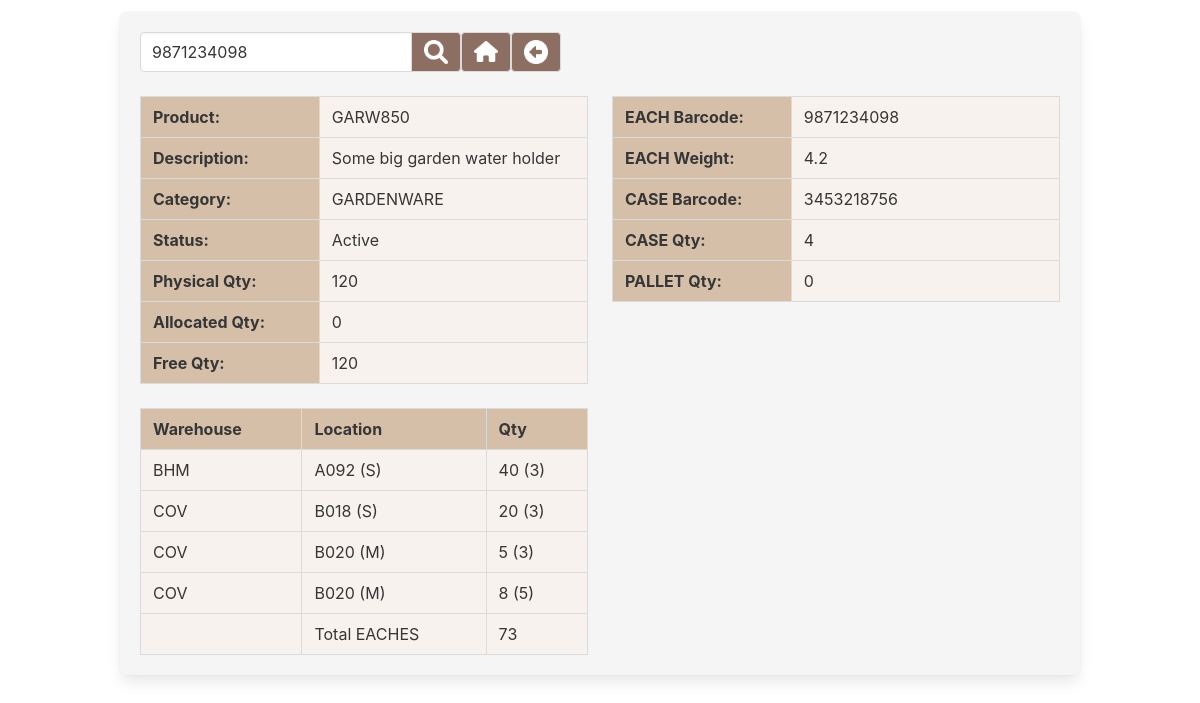
Screenshot of /gv_product_search.php?product=9871234098 (signed in) with the database file from the repository.
### tables this page shows
CREATE TABLE "geb_product" (
	"prod_pkey"	INTEGER PRIMARY KEY AUTOINCREMENT,
	"prod_code"	TEXT,
	"prod_desc"	TEXT,
	"prod_category"	TEXT,
	"prod_each_barcode"	TEXT,
	"prod_each_weight"	TEXT,
	"prod_case_barcode"	TEXT,
	"prod_case_qty"	INTEGER DEFAULT 0,
	"prod_pall_qty"	INTEGER DEFAULT 0,
	"prod_phy_qty"	INTEGER DEFAULT 0,
	"prod_alloc_qty"	INTEGER DEFAULT 0,
	"prod_free_qty"	INTEGER DEFAULT 0,
	"prod_disabled"	INTEGER DEFAULT 0
);

### lib_login.php (called while the page is built, shortened)
<?php
class Login
{
	private $user_is_logged_in = false;
	public function is_session_started()
	{
		if (php_sapi_name() !== 'cli' )
		{
			if ( version_compare(phpversion(), '5.4.0', '>=') )
			{
				return session_status() === PHP_SESSION_ACTIVE ? TRUE : FALSE;
			}
		}
		return FALSE;
	}
	private function loginWithSessionData()
	{
		$this->user_is_logged_in = true;
	}
	public function isUserLoggedIn()
	{
		return $this->user_is_logged_in;
	}
}

### lib_functions.php (called while the page is built, shortened)
<?php
$loc_types_codes_arr	=	array(
	"10"	=>	"S",
	"20"	=>	"M",
	"30"	=>	"X"
);
$product_status_arr	=	array(
	"0"	=>	"Active",
	"1"	=>	"Disabled"
);
function leave_numbers_only($input_string)
{
	return preg_replace('/[^0-9]/', '', trim($input_string));
}
function convert_dec_to_bin_with_padding($dec_value)
{
        $x = decbin($dec_value);
        return str_pad($x, 16, "0", STR_PAD_LEFT);
}
function core_acl_cookie_check($cookie_value)
{
	$outcome = false;
	$cookie_value	=	leave_numbers_only($cookie_value);
	if ($cookie_value == 1)	{	$outcome = true;	}
	return $outcome;
}
function can_user_access($cookie)
{
	$cookie_array	=	convert_dec_to_bin_with_padding(leave_numbers_only($cookie));
	return core_acl_cookie_check($cookie_array[0]);
}

### gv_product_search.php (the view, shortened to what this page needs)
<?php
require_once("lib_login.php");
$login = new Login();
if ($login->isUserLoggedIn() == true)
{
	require_once("lib_functions.php");
	if ( (can_user_access($_SESSION['user_inventory']))  AND  (leave_numbers_only($_SESSION['user_priv']) >=	min_priv))
	{
		require_once("lib_db_conn.php");
		$product_or_barcode		=	"";
		if (isset($_GET["product"]))
		{
			$product_or_barcode		=	trim($_GET["product"]);
		}
?>
<!DOCTYPE html>
<html lang="en">
<head>
	<link rel="stylesheet" href="css/bulma.css">
	<link rel="stylesheet" href="css/custom.css">
</head>
<body>
<?php
	echo '<div style="height:12px"></div>';
	echo '<section class="section is-paddingless">';
	echo	'<div class="container box has-background-light">';
	$page_form	=	'';
	$page_form	.=	'<form action="gv_product_search.php" method="get">';
		$page_form	.=	'<div class="field has-addons">';
			$page_form	.=	'<p class="control">';
			$page_form	.=		'<input class="input" type="text" id="product" name="product" placeholder="Product code" value="' . $product_or_barcode . '">';
			$page_form	.=	'</p>';
			$page_form	.=	'<p class="control">';
			$page_form	.=		'<button class="button inventory_class iconSearch" style="width:50px;" type="submit"></button>';
			$page_form	.=	'</p>';
		$page_form	.=	'</div>';
	$page_form	.=	'</form>';
	$page_form	.=	'<p class="control">';
	$menu_link	=	"'index.php'";
	$page_form	.=		'<button class="button inventory_class iconHome" style="width:50px;" onClick="open_link(' . $menu_link . ');"></button>';
	$page_form	.=	'</p>';
	$page_form	.=	'<p class="control">';
	$page_form	.=		'<button class="button inventory_class iconBackArrow" style="width:50px;" onClick="goBack();"></button>';
	$page_form	.=	'</p>';
	echo '<nav class="level">
		<div class="level-left">
		<div class="level-item">
	' . $page_form . '
		</div>
		</div>
	</nav>';
	try
	{
		$product_id	=	0;
		$is_barcode	=	false;
		if (is_numeric($product_or_barcode))	{	$is_barcode	=	true;	}
		$sql	=	"
			SELECT
			*
			FROM
			geb_product
			WHERE
		";
		if ($is_barcode)
		{
			$sql	.=	" prod_each_barcode = :iprod_each_bar OR prod_case_barcode = :iprod_case_bar";
		}
		else
		{
			$sql	.=	" prod_code = :iprod_code ";
		}
		$columns_html	=	"";
		$details_html	=	"";
		$backclrA	=	'#d6bfa9';
		$backclrB	=	'#f7f2ee';
		if ($stmt = $db->prepare($sql))
		{
			if ($is_barcode)
			{
				$stmt->bindValue(':iprod_each_bar',	$product_or_barcode,	PDO::PARAM_STR);
				$stmt->bindValue(':iprod_case_bar',	$product_or_barcode,	PDO::PARAM_STR);
			}
			else
			{
				$stmt->bindValue(':iprod_code',	$product_or_barcode,		PDO::PARAM_STR);
			}
			$stmt->execute();
			while($row = $stmt->fetch(PDO::FETCH_ASSOC))
			{
				$product_id		=	trim($row['prod_pkey']);
				$columns_html	.=	'<div class="columns">';
				$columns_html	.=	'<div class="column is-6">';
					$details_html	.=	'<table class="is-fullwidth table is-bordered">';
						$details_html	.=	'<tr>';
							$details_html	.=	'<td style="width:40%; background-color: ' . $backclrA . '; font-weight: bold;">Product:</td>';
							$details_html	.=	'<td style="background-color: ' . $backclrB . ';">' . trim($row['prod_code']) . '</td>';
						$details_html	.=	'</tr>';
						$details_html	.=	'<tr>';
							$details_html	.=	'<td style="background-color: ' . $backclrA . '; font-weight: bold;">Description:</td>';
							$details_html	.=	'<td style="background-color: ' . $backclrB . ';">' . trim($row['prod_desc']) . '</td>';
						$details_html	.=	'</tr>';
						$details_html	.=	'<tr>';
							$details_html	.=	'<td style="background-color: ' . $backclrA . '; font-weight: bold;">Category:</td>';
							$details_html	.=	'<td style="background-color: ' . $backclrB . ';">' . trim($row['prod_category']) . '</td>';
						$details_html	.=	'</tr>';
						$prod_status_id		=	leave_numbers_only($row['prod_disabled']);
						$details_html	.=	'<tr>';
							$details_html	.=	'<td style="background-color: ' . $backclrA . '; font-weight: bold;">Status:</td>';
							$details_html	.=	'<td style="background-color: ' . $backclrB . ';">' . $product_status_arr[$prod_status_id] . '</td>';
						$details_html	.=	'</tr>';
						$details_html	.=	'<tr>';
							$details_html	.=	'<td style="background-color: ' . $backclrA . '; font-weight: bold;">Physical Qty:</td>';
							$details_html	.=	'<td style="background-color: ' . $backclrB . ';">' . trim($row['prod_phy_qty']) . '</td>';
						$details_html	.=	'</tr>';
						$details_html	.=	'<tr>';
							$details_html	.=	'<td style="background-color: ' . $backclrA . '; font-weight: bold;">Allocated Qty:</td>';
							$details_html	.=	'<td style="background-color: ' . $backclrB . ';">' . trim($row['prod_alloc_qty']) . '</td>';
						$details_html	.=	'</tr>';
						$details_html	.=	'<tr>';
							$details_html	.=	'<td style="background-color: ' . $backclrA . '; font-weight: bold;">Free Qty:</td>';
							$details_html	.=	'<td style="background-color: ' . $backclrB . ';">' . trim($row['prod_free_qty']) . '</td>';
						$details_html	.=	'</tr>';
					$details_html	.=	'</table>';
					$columns_html	.=	$details_html;
					$details_html	=	"";
					$columns_html	.=	'</div>';
					$columns_html	.=	'<div class="column is-6">';
					$details_html	.=	'<table class="is-fullwidth table is-bordered">';
					$details_html	.=	'<tr>';
						$details_html	.=	'<td style="width:40%; background-color: ' . $backclrA . '; font-weight: bold;">EACH Barcode:</td>';
						$details_html	.=	'<td style="background-color: ' . $backclrB . ';">' . trim($row['prod_each_barcode']) . '</td>';
					$details_html	.=	'</tr>';
					$details_html	.=	'<tr>';
						$details_html	.=	'<td style="background-color: ' . $backclrA . '; font-weight: bold;">EACH Weight:</td>';
						$details_html	.=	'<td style="background-color: ' . $backclrB . ';">' . trim($row['prod_each_weight']) . '</td>';
					$details_html	.=	'</tr>';
					$details_html	.=	'<tr>';
						$details_html	.=	'<td style="background-color: ' . $backclrA . '; font-weight: bold;">CASE Barcode:</td>';
						$details_html	.=	'<td style="background-color: ' . $backclrB . ';">' . trim($row['prod_case_barcode']) . '</td>';
					$details_html	.=	'</tr>';
					$details_html	.=	'<tr>';
						$details_html	.=	'<td style="background-color: ' . $backclrA . '; font-weight: bold;">CASE Qty:</td>';
						$details_html	.=	'<td style="background-color: ' . $backclrB . ';">' . trim($row['prod_case_qty']) . '</td>';
					$details_html	.=	'</tr>';
					$details_html	.=	'<tr>';
						$details_html	.=	'<td style="background-color: ' . $backclrA . '; font-weight: bold;">PALLET Qty:</td>';
						$details_html	.=	'<td style="background-color: ' . $backclrB . ';">' . trim($row['prod_pall_qty']) . '</td>';
					$details_html	.=	'</tr>';
					$details_html	.=	'</table>';
					$columns_html	.=	$details_html;
					$details_html	=	"";
				$columns_html	.=	'</div>';
			$columns_html	.=	'</div>';
			echo	$columns_html;
			}
		}
		else
		{
			echo "Details Query Failed!";
		}
		$total_product_eaches	=	0;
		$sql	=	"
			SELECT
			wh_code,
			loc_code,
			loc_type,
			stk_unit,
			SUM(stk_qty) as all_stk_qty
			FROM
			geb_stock
			INNER JOIN geb_location ON geb_stock.stk_loc_pkey = geb_location.loc_pkey
			INNER JOIN geb_product ON geb_stock.stk_prod_pkey = geb_product.prod_pkey
			INNER JOIN geb_warehouse ON geb_location.loc_wh_pkey = geb_warehouse.wh_pkey
			WHERE
			stk_disabled = 0
			AND
			loc_disabled = 0
			AND
			prod_pkey = :iprod_pkey
			GROUP BY wh_code, loc_code, loc_type, stk_unit
			ORDER BY wh_code, loc_code
		";
		if ($stmt = $db->prepare($sql))
		{
			$stmt->bindValue(':iprod_pkey',	$product_id,	PDO::PARAM_INT);
			$stmt->execute();
			$columns_html	=	'<div class="columns">';
			$columns_html	.=	'<div class="column is-6">';
			$details_html	.=	'<table class="is-fullwidth table is-bordered">';
			$details_html	.=	'<tr>';
			$details_html	.=	'<th style="background-color: ' . $backclrA . ';">Warehouse</th>';
			$details_html	.=	'<th style="background-color: ' . $backclrA . ';">Location</th>';
			$details_html	.=	'<th style="background-color: ' . $backclrA . ';">Qty</th>';
			$details_html	.=	'</tr>';
			while($row = $stmt->fetch(PDO::FETCH_ASSOC))
			{
				$loc_status_code	=	$loc_types_codes_arr[trim($row['loc_type'])];
				$details_html	.=	'<tr>';
				$details_html	.=	'<td style="background-color: ' . $backclrB . ';">' . trim($row['wh_code']) . '</td>';
				$details_html	.=	'<td style="background-color: ' . $backclrB . ';">' . trim($row['loc_code']) . ' (' . $loc_status_code . ')</td>';
				$details_html	.=	'<td style="background-color: ' . $backclrB . ';">' . trim($row['all_stk_qty']) . ' (' . trim($row['stk_unit']) .   ')</td>';
				$details_html	.=	'</tr>';
				$total_product_eaches	=	$total_product_eaches + trim($row['all_stk_qty']);
			}
			$details_html	.=	'<tr>';
			$details_html	.=	'<td style="background-color: ' . $backclrB . ';"></td>';
			$details_html	.=	'<td style="background-color: ' . $backclrB . ';">Total EACHES</td>';
			$details_html	.=	'<td style="background-color: ' . $backclrB . ';">' . $total_product_eaches . '</td>';
			$details_html	.=	'</tr>';
			$details_html	.=	'</table>';
			$columns_html	.=	$details_html;
			$columns_html	.=	'</div>';
			$columns_html	.=	'</div>';
			echo	$columns_html;
		}
		else
		{
			echo "Stock Query failed!";
		}
	}
	catch(PDOException $e)
	{
		print_message(1, $e->getMessage());
	}
		echo '</div>';
	echo '</section>';
	}
	else
	{
		include("not_logged_in.php");
	}
}
else
{
    include("not_logged_in.php");
}
?>
</body>
</html>

### css/custom.css (style rules this page uses)
.inventory_class { background-color: #8D6E63; color: white; }
.iconBackArrow { background-image: url(../../images/icon_back.png); background-repeat: no-repeat; background-position: center; background-size: 24px; }
.iconHome { background-image: url(../../images/icon_home.png); background-repeat: no-repeat; background-position: center; background-size: 24px; }
.iconSearch { background-image: url(../../images/icon_search.png); background-repeat: no-repeat; background-position: center; background-size: 24px; }

### rows the page displays
geb_product: prod_code "GARW850", prod_desc "Some big garden water holder", prod_category "GARDENWARE", prod_disabled "Active", prod_phy_qty "120", prod_alloc_qty "0", prod_free_qty "120", prod_each_barcode "9871234098", prod_each_weight "4.2", prod_case_barcode "3453218756", prod_case_qty "4", prod_pall_qty "0"

### other values shown
$row['wh_code'] "BHM"
$row['loc_code'] "A092"
$loc_status_code "S"
$row['all_stk_qty'] "40"
$row['stk_unit'] "3"
$row['wh_code'] "COV"
$row['loc_code'] "B018"
$row['all_stk_qty'] "20"
$row['loc_code'] "B020"
$loc_status_code "M"
$row['all_stk_qty'] "5"
$row['all_stk_qty'] "8"
$row['stk_unit'] "5"
$total_product_eaches "73"
